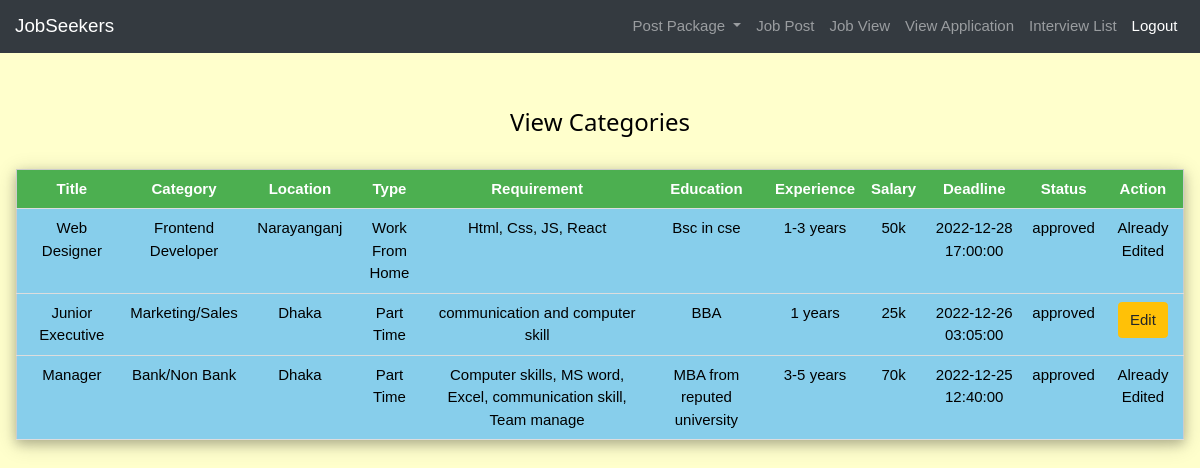
The page /employer/employer_jobview.php (signed in) on the database its author committed.
### tables this page shows
CREATE TABLE `jobpost` (
  `id` varchar(255) NOT NULL,
  `title` varchar(255) DEFAULT NULL,
  `companyname` varchar(255) DEFAULT NULL,
  `categoryid` int(11) DEFAULT NULL,
  `location` varchar(255) DEFAULT NULL,
  `type` varchar(255) DEFAULT NULL,
  `requirement` varchar(255) DEFAULT NULL,
  `experience` varchar(255) DEFAULT NULL,
  `salary` int(11) DEFAULT NULL,
  `employerid` varchar(255) DEFAULT NULL,
  `editlimit` int(11) DEFAULT NULL,
  `status` varchar(255) DEFAULT NULL,
  `education` varchar(255) DEFAULT NULL,
  `deadline` datetime DEFAULT NULL
);

CREATE TABLE `category` (
  `id` int(11) NOT NULL,
  `name` varchar(255) DEFAULT NULL,
  `adminid` varchar(255) DEFAULT NULL
);

### employer/employer_jobview.php (the view, shortened to what this page needs)
<?php
require '../database.php';
?>
<!DOCTYPE html>
<html lang="en">
<head>
   <link rel="stylesheet" href="../css/stylesheet.css">
   <link rel="stylesheet" href="../css/bootstrap.min.css">
    <link rel="stylesheet" href="../css/w3.css">
</head>
<body class="w3-pale-yellow">
<?php
     include 'employer_navbar.php';
    $employerid=$_SESSION['employerid'];
    $sql= "SELECT jobpost.id,jobpost.title,jobpost.deadline,jobpost.education, jobpost.location,jobpost.type,jobpost.requirement,jobpost.experience,jobpost.salary,jobpost.status,jobpost.editlimit,category.name
            FROM jobpost INNER JOIN category ON jobpost.categoryid = category.id WHERE employerid='$employerid' ";
    $result=mysqli_query($connection,$sql);
?>
<br><br>
<div class="w3-container">
    <h3 class="w3-center">View Categories</h3>
    <br>
    <table class="w3-table-all w3-card-4 w3-centered">
      <tr class="w3-green">
        <th>Title</th>
        <th>Category</th>
        <th>Location</th>
        <th>Type</th>
        <th>Requirement</th>
        <th>Education</th>
        <th>Experience</th>
        <th>Salary</th>
        <th>Deadline</th>
        <th>Status</th>
        <th>Action</th>
      </tr>
      <?php while ($row = mysqli_fetch_assoc($result))
      {
      ?>
      <tr class="w3-light-blue w3-hover-blue-gray">
        <td> <?php echo $row['title'] ?></td>
        <td> <?php echo $row['name'] ?></td>
        <td> <?php echo $row['location'] ?></td>
        <td> <?php echo $row['type'] ?></td>
        <td> <?php echo $row['requirement'] ?></td>
        <td> <?php echo $row['education'] ?></td>
        <td> <?php echo $row['experience'] ?></td>
        <td> <?php echo $row['salary'] ?>k</td>
        <td> <?php echo $row['deadline'] ?></td>
        <td> <?php echo $row['status'] ?></td>
        <?php if($row['editlimit']==1){ ?>
        <td>
          <a class="btn btn-warning" href="employer_jobpostedit.php?jobpostid=<?php echo $row['id']; ?>& edit=edit">Edit</a>
        </td>
        <?php }else{ ?>
          <td> Already Edited</td>
      </tr>
      <?php
        }
      }
      ?>
    </table>
  </div>
</body>
</html>

### css/stylesheet.css (style rules this page uses)
body, html { height: 100%; margin: 0; font-family: Arial, Helvetica, sans-serif; }
* { box-sizing: border-box; }

### css/w3.css (style rules this page uses)
html { box-sizing:border-box }
*,*:before,*:after { box-sizing:inherit }
html { -ms-text-size-adjust:100%;-webkit-text-size-adjust:100% }
body { margin:0 }
a { background-color:transparent }
html,body { font-family:Verdana,sans-serif;font-size:15px;line-height:1.5 }
html { overflow-x:hidden }
h3 { font-size:24px }
h1,h2,h3,h4,h5,h6 { font-family:"Segoe UI",Arial,sans-serif;font-weight:400;margin:10px 0 }
a { color:inherit }
.w3-table,.w3-table-all { border-collapse:collapse;border-spacing:0;width:100%;display:table }
.w3-table-all { border:1px solid #ccc }
.w3-bordered tr,.w3-table-all tr { border-bottom:1px solid #ddd }
.w3-table-all tr:nth-child(odd) { background-color:#fff }
.w3-table-all tr:nth-child(even) { background-color:#f1f1f1 }
.w3-centered tr th,.w3-centered tr td { text-align:center }
.w3-table td,.w3-table th,.w3-table-all td,.w3-table-all th { padding:8px 8px;display:table-cell;text-align:left;vertical-align:top }
.w3-table th:first-child,.w3-table td:first-child,.w3-table-all th:first-child,.w3-table-all td:first-child { padding-left:16px }
.w3-container:after,.w3-container:before,.w3-panel:after,.w3-panel:before,.w3-row:after,.w3-row:before,.w3-row-padding:after,.w3-row-padding:before, .w3-cell-row:before,.w3-cell-row:after,.w3-clear:after,.w3-clear:before,.w3-bar:before,.w3-bar:after { content:"";display:table;clear:both }
.w3-container,.w3-panel { padding:0.01em 16px }
.w3-card-4,.w3-hover-shadow:hover { box-shadow:0 4px 10px 0 rgba(0,0,0,0.2),0 4px 20px 0 rgba(0,0,0,0.19) }
.w3-center { text-align:center!important }
.w3-light-blue,.w3-hover-light-blue:hover { color:#000!important;background-color:#87CEEB!important }
.w3-green,.w3-hover-green:hover { color:#fff!important;background-color:#4CAF50!important }
.w3-pale-yellow,.w3-hover-pale-yellow:hover { color:#000!important;background-color:#ffffcc!important }

### rows shown on the page
jobpost: title "Web Designer", categoryid.name "Frontend Developer", location "Narayanganj", type "Work From Home", requirement "Html, Css, JS, React", education "Bsc in cse", experience "1-3 years", salary "50", deadline "2022-12-28 17:00:00", status "approved", editlimit "Already Edited"
jobpost: title "Junior Executive", categoryid.name "Marketing/Sales", location "Dhaka", type "Part Time", requirement "communication and computer skill", education "BBA", experience "1 years", salary "25", deadline "2022-12-26 03:05:00", status "approved"
jobpost: title "Manager", categoryid.name "Bank/Non Bank", location "Dhaka", type "Part Time", requirement "Computer skills, MS word, Excel, communication skill, Team manage", education "MBA from reputed university", experience "3-5 years", salary "70", deadline "2022-12-25 12:40:00", status "approved", editlimit "Already Edited"
